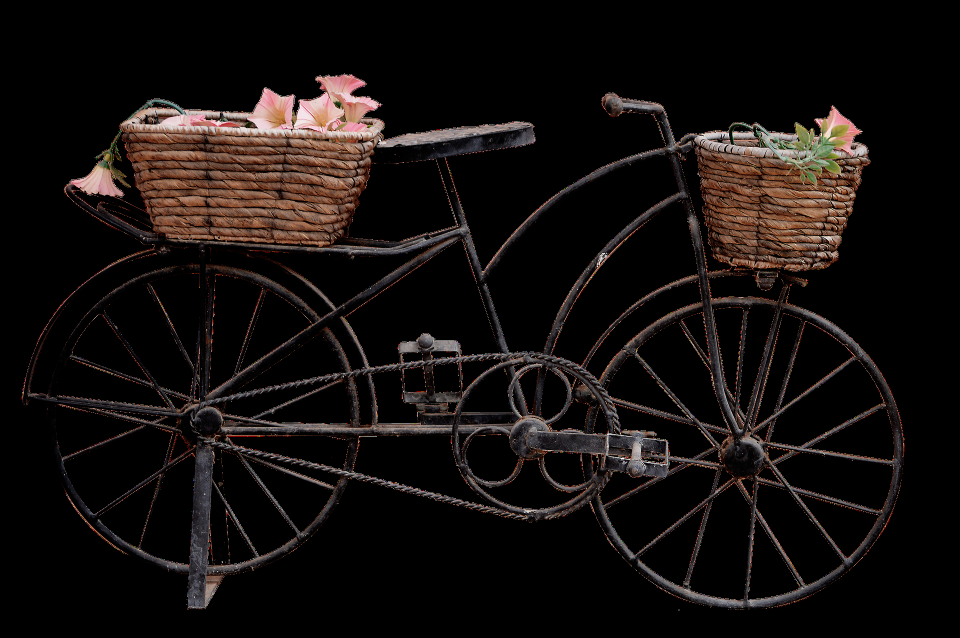
//> input picture partec/image.png, 1920 x 1276 px (shown at 1/2 size)
$ ./ex7b image.png   (built with g++ and OpenCV 4)
//> lines starting //> are read from the running program, lines starting //| are printed output that depends on the picture
#include <iostream>
#include <opencv2/highgui.hpp>
#include <opencv2/imgcodecs.hpp>
#include <opencv2/imgproc.hpp>
using namespace std;
using namespace cv;

Mat calculateHistogram(Mat image)
{

    vector<Mat> bgr_planes;
    split(image, bgr_planes);

    int histSize = 256;

    float range[] = {0, 256}; // the upper boundary is exclusive
    const float *histRange[] = {range};

    bool uniform = true, accumulate = false;
    Mat b_hist, g_hist, r_hist;
    calcHist(&bgr_planes[0], 1, 0, Mat(), b_hist, 1, &histSize, histRange, uniform, accumulate);

    int hist_w = 512, hist_h = 400;
    int bin_w = cvRound((double)hist_w / histSize);
    Mat histImage(hist_h, hist_w, CV_8UC3, Scalar(0, 0, 0));
    normalize(b_hist, b_hist, 0, histImage.rows, NORM_MINMAX, -1, Mat());

    for (int i = 1; i < histSize; i++)
    {
        line(histImage, Point(bin_w * (i - 1), hist_h - cvRound(b_hist.at<float>(i - 1))),
             Point(bin_w * (i), hist_h - cvRound(b_hist.at<float>(i))),
             Scalar(255, 0, 0), 2, 8, 0);
    }
    cout << "boas" << endl;
    resize(image, image, Size(1080 / 2, 720 / 2));
    imshow("Image", image);
    imshow("Histogram", histImage);
}

int main(int argc, char **argv)
{
    if (argc != 2)
    {
        cout << "USAGE: ./program image_name" << endl;
        return -1;
    }

    Mat image;
    image = imread(argv[1], IMREAD_GRAYSCALE);
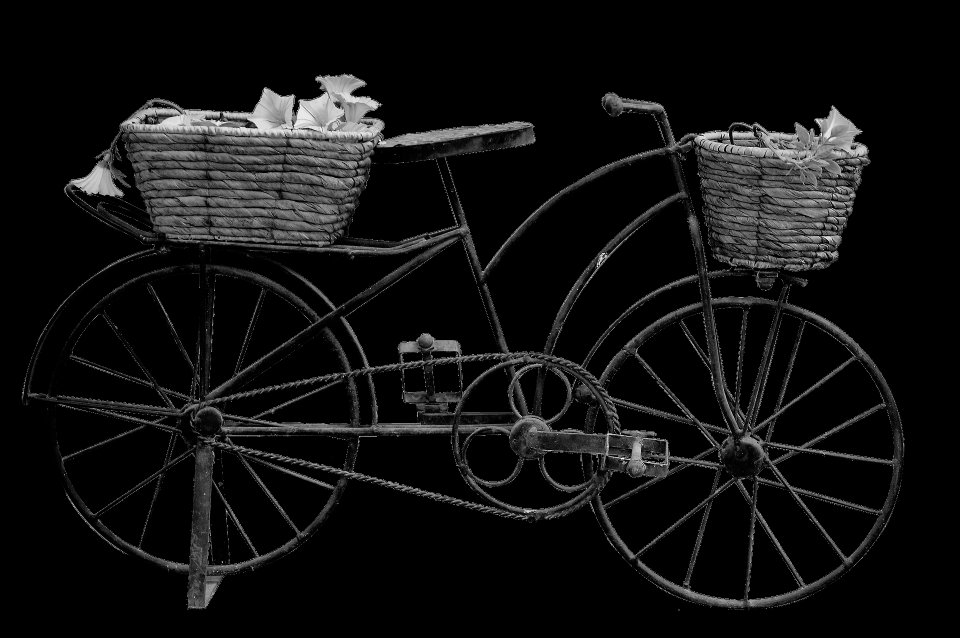
//> image: 1276 rows x 1920 cols, CV_8UC1 (shown at 1/2 size); min 0, max 255, mean 17.2

    if (image.empty())
        return -1;

    cout << image.channels() << endl;
//| 1

    // imshow("image", image);

    calculateHistogram(image);
//> in calculateHistogram, `calcHist(&bgr_planes[0], 1, 0, Mat(), b_hist, 1, &histSize, histRange,..`: b_hist = 256 values, max 1894414 at index 0, min 34 at index 245, mean 9570
//> in calculateHistogram, `normalize(b_hist, b_hist, 0, histImage.rows, NORM_MINMAX, -1, Mat());`: b_hist = 256 values, max 400 at index 0, min 0 at index 245, mean 2.01
//> after the loop in calculateHistogram, `for (int i = 1; i < histSize; i++)`:
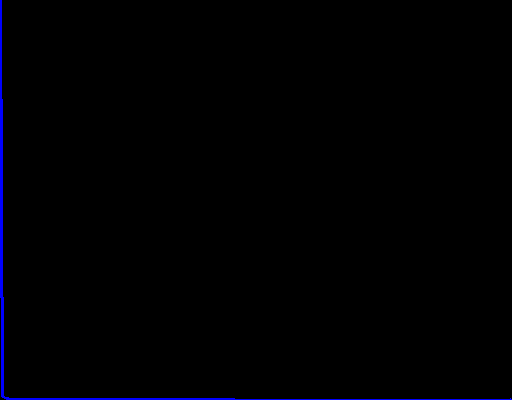
//> histImage: 400 rows x 512 cols, CV_8UC3; mean B, G, R 2.3, 0, 0
//> in calculateHistogram, `resize(image, image, Size(1080 / 2, 720 / 2));`:
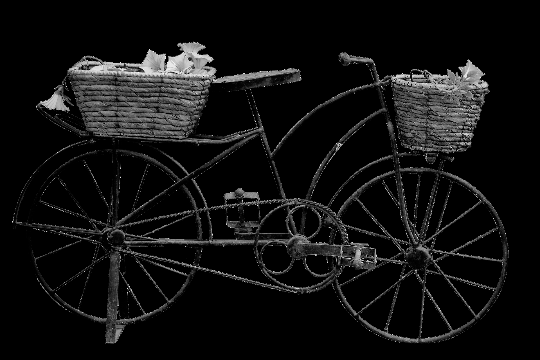
//> image: 360 rows x 540 cols, CV_8UC1; min 0, max 254, mean 17.1

    waitKey();

    return 0;
}
